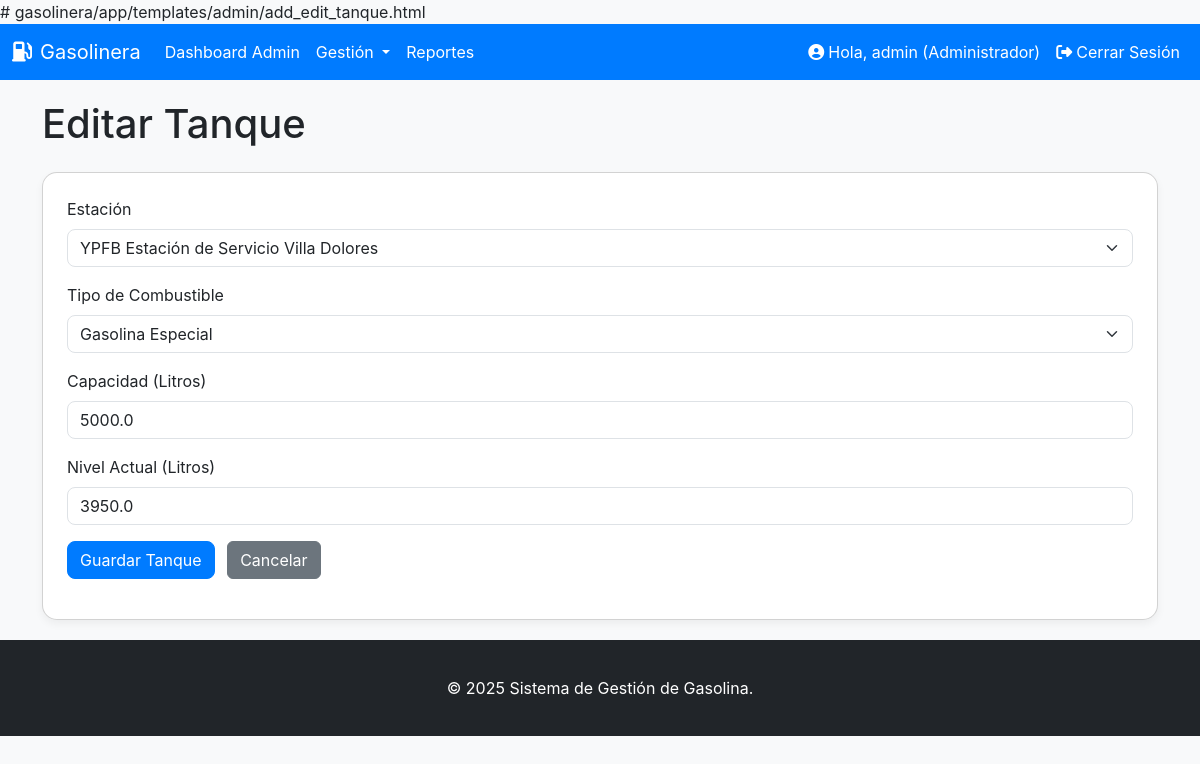
/admin/tanques/edit/1 (signed in), run on the app's committed database.
### app/models.py (models this page shows, shortened)
class Usuario(UserMixin, db.Model):
    __tablename__ = 'usuarios'
    id = db.Column(db.Integer, primary_key=True)
    username = db.Column(db.String(64), unique=True, nullable=False) # Nombre de usuario
    password_hash = db.Column(db.String(128)) # Hash de la contraseña
    rol_id = db.Column(db.Integer, db.ForeignKey('roles.id')) # Clave foránea del rol
    clientes = db.relationship('Cliente', backref='usuario', lazy='dynamic') # Relación con clientes

class Rol(db.Model):
    __tablename__ = 'roles'
    id = db.Column(db.Integer, primary_key=True)
    nombre = db.Column(db.String(50), unique=True, nullable=False) # Nombre del rol (administrador, operador, cliente)
    usuarios = db.relationship('Usuario', backref='rol', lazy='dynamic') # Relación con usuarios

class Tanque(db.Model):
    __tablename__ = 'tanques'
    id = db.Column(db.Integer, primary_key=True)
    capacidad_litros = db.Column(db.Float, nullable=False) # Capacidad del tanque en litros
    nivel_actual_litros = db.Column(db.Float, nullable=False, default=0.0) # Nivel actual de combustible
    estacion_id = db.Column(db.Integer, db.ForeignKey('estaciones.id')) # Clave foránea de la estación
    tipo_combustible_id = db.Column(db.Integer, db.ForeignKey('tipos_combustible.id')) # Clave foránea del tipo de combustible
    alertas = db.relationship('ReporteAlerta', backref='tanque', lazy='dynamic') # Relación con reportes de alerta

### app/admin.py (the view, shortened to what this page needs)
@admin.route('/tanques/edit/<int:id>', methods=['GET', 'POST'])
@login_required
@admin_required
def edit_tanque(id):
    tanque = Tanque.query.get_or_404(id)
    form = TanqueForm(obj=tanque)
    form.estacion_id.choices = [(e.id, e.nombre) for e in Estacion.query.all()]
    form.tipo_combustible_id.choices = [(tc.id, tc.nombre) for tc in TipoCombustible.query.all()]
    return render_template('admin/add_edit_tanque.html', form=form, tanque=tanque, title='Editar Tanque')

### app/forms.py
class TanqueForm(FlaskForm):
    estacion_id = SelectField('Estación', coerce=int, validators=[DataRequired()])
    tipo_combustible_id = SelectField('Tipo de Combustible', coerce=int, validators=[DataRequired()])
    capacidad_litros = FloatField('Capacidad (Litros)', validators=[DataRequired()])
    nivel_actual_litros = FloatField('Nivel Actual (Litros)', validators=[DataRequired(), Optional()])
    submit = SubmitField('Guardar Tanque')

### app/admin.py (called while the page is built)
def admin_required(f):
    @wraps(f)
    def decorated_function(*args, **kwargs):
        if not current_user.is_authenticated or current_user.rol.nombre != 'administrador':
            flash('Acceso denegado. Se requiere rol de administrador.', 'danger')
            return redirect(url_for('main.index'))
        return f(*args, **kwargs)
    return decorated_function

### app/auth.py (called while the page is built)
@login_manager.user_loader
def load_user(user_id):
    return Usuario.query.get(int(user_id))

### app/templates/admin/add_edit_tanque.html (shortened to what this page needs)
{% extends "base.html" %}
{% block content %}
<h1 class="mb-4">{% if tanque %}Editar Tanque{% else %}Añadir Nuevo Tanque{% endif %}</h1>
<div class="card p-4">
    <form method="POST">
        <div class="mb-3">
            {{ form.estacion_id.label(class="form-label") }}
            {{ form.estacion_id(class="form-select") }}
        </div>
        <div class="mb-3">
            {{ form.tipo_combustible_id.label(class="form-label") }}
            {{ form.tipo_combustible_id(class="form-select") }}
        </div>
        <div class="mb-3">
            {{ form.capacidad_litros.label(class="form-label") }}
            {{ form.capacidad_litros(class="form-control", type="number", step="0.01") }}
        </div>
        <div class="mb-3">
            {{ form.nivel_actual_litros.label(class="form-label") }}
            {{ form.nivel_actual_litros(class="form-control", type="number", step="0.01") }}
        </div>
        {{ form.submit(class="btn btn-primary") }}
        <a href="{{ url_for('admin.manage_tanques') }}" class="btn btn-secondary ms-2">Cancelar</a>
    </form>
</div>
{% endblock %}

### app/templates/base.html (shortened to what this page needs)
<!DOCTYPE html>
<html lang="es">
<head>
    <link href="https://cdn.jsdelivr.net/npm/bootstrap@5.3.3/dist/css/bootstrap.min.css" rel="stylesheet" xintegrity="sha384-QWTKZyjpPEjISv5WaRU9OFeRpok6YctnYmDr5pNlyT2bRjXh0JMhjY6hW+ALEwIH">
    <link rel="stylesheet" href="https://cdnjs.cloudflare.com/ajax/libs/font-awesome/6.5.2/css/all.min.css" xintegrity="sha512-SnH5WK+bZxgPHs44uWIX+LLJAJ9/2PkPKZ5QiAj6Ta86w+fsb2TkcmfRyVX3pBnMFcV7oQPJkl9QevSCWr3W6A==" />
</head>
<body>
    <nav class="navbar navbar-expand-lg navbar-dark">
        <div class="container-fluid">
            <a class="navbar-brand" href="{{ url_for('main.index') }}">
                <i class="fas fa-gas-pump me-2"></i>Gasolinera
            </a>
            <div class="collapse navbar-collapse" id="navbarNav">
                <ul class="navbar-nav me-auto mb-2 mb-lg-0">
                    {% if current_user.is_authenticated %}
                        {% if current_user.rol.nombre == 'administrador' %}
                            <li class="nav-item">
                                <a class="nav-link" href="{{ url_for('admin.dashboard') }}">Dashboard Admin</a>
                            </li>
                            <li class="nav-item dropdown">
                                <a class="nav-link dropdown-toggle" href="#" id="navbarDropdownAdmin" role="button" data-bs-toggle="dropdown" aria-expanded="false">
                                    Gestión
                                </a>
                            </li>
                             <li class="nav-item">
                                <a class="nav-link" href="{{ url_for('admin.view_reports') }}">Reportes</a>
                            </li>
                        {% endif %}
                    {% endif %}
                </ul>
                <ul class="navbar-nav ms-auto">
                    {% if current_user.is_authenticated %}
                        <li class="nav-item">
                            <span class="nav-link"><i class="fas fa-user-circle me-1"></i>Hola, {{ current_user.username }} ({{ current_user.rol.nombre | capitalize }})</span>
                        </li>
                        <li class="nav-item">
                            <a class="nav-link" href="{{ url_for('auth.logout') }}"><i class="fas fa-sign-out-alt me-1"></i>Cerrar Sesión</a>
                        </li>
                    {% else %}
                        <li class="nav-item">
                            <a class="nav-link" href="{{ url_for('auth.login') }}"><i class="fas fa-sign-in-alt me-1"></i>Iniciar Sesión</a>
                        </li>
                    {% endif %}
                </ul>
            </div>
        </div>
    </nav>
    <div class="container">
        {% block content %}{% endblock %}
    </div>
    <footer class="footer mt-auto py-3 bg-dark">
        <div class="container text-center">
            <span class="text-white">&copy; {{ moment().format('YYYY') }} Sistema de Gestión de Gasolina.</span>
        </div>
    </footer>
</body>
</html>

### app/templates/base.html (style rules this page uses)
body { font-family: 'Inter', sans-serif; background-color: #f8f9fa; }
.navbar { background-color: #007bff; }
.navbar-brand, .nav-link { color: white !important; }
.footer { background-color: #343a40; color: white; padding: 1rem 0; position: relative; bottom: 0; width: 100%; }
.container { margin-top: 20px; margin-bottom: 20px; }
.card { border-radius: 15px; box-shadow: 0 4px 8px rgba(0,0,0,.05); }
.btn-primary { background-color: #007bff; border-color: #007bff; border-radius: 8px; }
.form-control, .form-select { border-radius: 8px; }

### data on the page
Usuario: username "admin"
Rol: rol.nombre "Administrador"
Tanque: estacion_id "YPFB Estación de Servicio Villa Dolores", tipo_combustible_id "Gasolina Especial", capacidad_litros "5000.0", nivel_actual_litros "3950.0"

### other printed values
{{ moment().format('YYYY') }} "2025"
